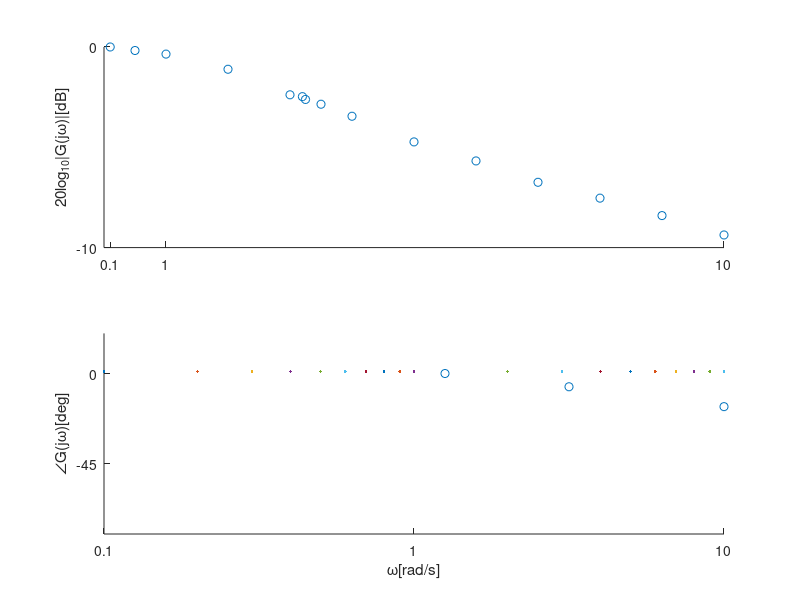

Recreate this plot in MATLAB.
matrix = csvread('Target.csv');

matrix

K2 = 0.1:0.1:1;
K3 = 1:1:10;

w = [K2,K3];

figure;
subplot(2,1,1);
%hold on
x = matrix(:,1)
y = matrix(:,3)
semilogx(w,1);
scatter(x, y)
ylim=[-10, 10]
ylabel('20log_{10}|G(j\omega)|[dB]');
yticks([-10,0,10])
yticklabels({-10, 0, 10})
xticks([0.1, 1, 10])
xticklabels({0.1, 1, 10})

subplot(2,1,2);
hold on
semilogx(w,1);
ylabel('\angleG(j\omega)[deg]');
x = matrix(:,1)
y = matrix(:,4)
scatter(x, y)
%hline = refline(0,-45)
%hline.LineStyle = '--'
ylim=[-90, 0]
yticks([-90,-45, 0])
yticklabels({-90,-45, 0})
xlabel('\omega[rad/s]')
xticks([0.1, 1, 10])
xticklabels({0.1, 1, 10})

%gtext("\fontsize{10} 折点周波数\omega_d=1/T");
%gtext("低周波数ゲインk=20log_{10}k");
